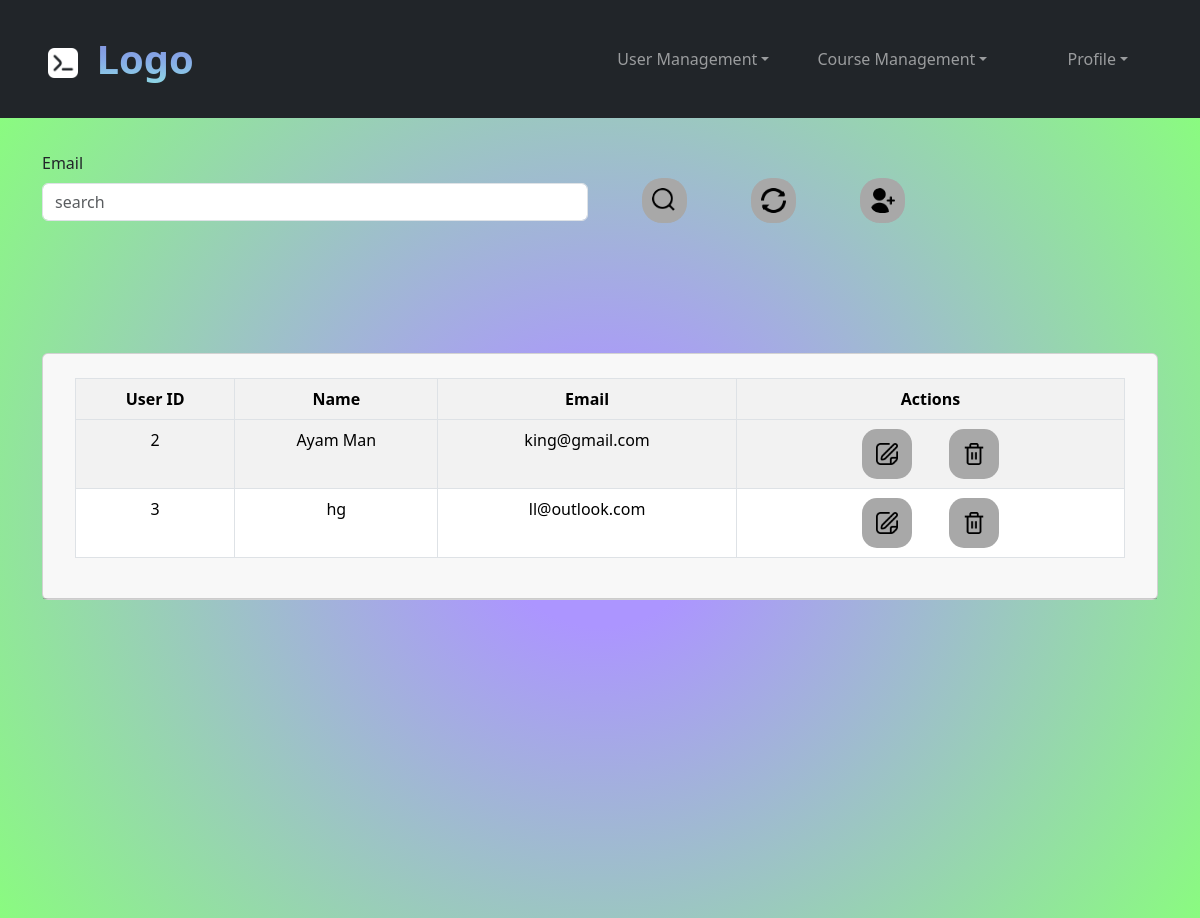
The page /admin/lecturerManagement.php on the database its author committed.
### tables this page shows
CREATE TABLE `lecturer` (
  `id` int(11) NOT NULL,
  `email` varchar(255) DEFAULT NULL,
  `password` varchar(255) DEFAULT NULL,
  `name` varchar(255) DEFAULT NULL,
  `dateOfReg` date DEFAULT NULL
);

### require/requireLecturer.php (called while the page is built, shortened)
<?php
function loadAllLecturers() {
    $con = connectdb();
        $query= "select * from lecturer";
        $statement=$con-> prepare($query);
        $statement->execute();
        $result= $statement->get_result();
        return $result;
}
?>

### admin/lecturerManagement.php (the view, shortened to what this page needs)
<?php
    require_once '../require/requireLecturer.php';
    $filter= 0;
    $result = '';
    if ($filter === 0 )
    {
        $result = loadAllLecturers();
    }
?>
<!DOCTYPE html>
<html lang="en">
<head>
</head>
<body>
    <div class="navbar navbar-expand-md navbar-fixed-top navbar-dark bg-dark ms-auto">
        <div class="container-fluid p-3">
            <a class="navbar-brand brand-name px-4 fw-bolder" href="adminMainPage.php" style="font-size: 40px;">
                <img src="../icons/square-terminal.png" alt="Logo" width="30" height="30" class="mx-2" style="filter: invert(100%);">
                Logo</a>
            <div class="collapse navbar-collapse justify-content-end" id="navbarSupportedContent">
                <ul class="navbar-nav justify-content-center mr-4 text-end mt-4 mt-md-0 ">
                    <li class="nav-item dropdown px-3">
                        <a class="nav-link dropdown-toggle" href="" role="button" data-bs-toggle="dropdown">User Management</a>
                            </li>
                            <li class="nav-item dropdown px-3">
                                <a class="nav-link dropdown-toggle" href="" role="button" data-bs-toggle="dropdown">Course Management</a>
                            </li>
                            <li class="nav-item dropdown px-5">
                                <a class="nav-link dropdown-toggle" href="" role="button" data-bs-toggle="dropdown">Profile</a>
            </div>
        </div>
    </div>
<div  class="gradient-custom vh-100">
    <section>
        <div class=" container">
<div class="row d-flex justify-content-center align-items-center">
    <div class="search-bar col-md-6 pb-1">
        <form action="" method="post" id="emailForm">
            <div>
                <label class="form-label" for="email-search">Email</label>
                <input type="text"
                       class="form-control form-input"
                       placeholder="search"
                       id="email-search"
                       name="email-search">
            </div>
        </form>
    </div>
    <div class="search-control col-md-6 pb-1">
        <button type="submit" form="emailForm" name="search-bar" value="search">
            <img src="../icons/search.png" alt="" title="Search by email">
        </button>
        <button type="submit" form="emailForm" name="search-bar" value="reset">
            <img src="../icons/refresh.png" alt="Reset Form" title="Reset table">
        </button>
            <a href="adminAddLecturer.php">
                <img src="../icons/user-add.png" alt="" title="Add lecturer">
            </a>
    </div>
</div>
        </div>
        <div class="container">
            <div class="row mt-5">
                <div class="col">
                    <div class="card mt-5">
                        <div class="card-header">
                            <div class="card-body">
                                <table class="table table-bordered text-center table-striped">
                                    <tr class="bg-dark">
                                        <th>User ID</th>
                                        <th>Name</th>
                                        <th>Email</th>
                                        <th>Actions</th>
                                    </tr>
                                    <tr>
                                        <?php
                                            while($row=mysqli_fetch_assoc( $result ))
                                            {
                                        ?>
                                        <tr>
                                            <td><?php echo $row['id'];?></td>
                                            <td><?php echo $row['name'];?></td>
                                            <td><?php echo $row['email'];?></td>
                                            <td class="table-icons">
                                                <form action="lecturerEntry.php" method="post" style="display: inline;">
                                                    <button type="submit" name="action" value="edit">
                                                        <img src="../icons/edit.png" alt="">
                                                    </button>
                                                </form>
                                                <form action="lecturerEntry.php" method="post" style="display: inline;">
                                                    <button type="submit" name="action" value="delete">
                                                        <img src="../icons/delete.png" alt="">
                                                    </button>
                                                </form>
                                            </td>
                                        </tr>
                                        <?php
                                            }
                                        ?>
                                    </tr>
                                </table>
                            </div>
                        </div>
                    </div>
                </div>
            </div>
        </div>
    </section>
</div>
    <link href="https://cdn.jsdelivr.net/npm/bootstrap@5.3.3/dist/css/bootstrap.min.css" rel="stylesheet">
    <link rel="stylesheet" href="../styles/custom.css">
</body>
</html>

### styles/custom.css (style rules this page uses)
.gradient-custom { background: rgb(255,160,201); background: radial-gradient(circle, rgba(172,149,255,1) 15%, rgba(138,251,128,1) 100%); }
.brand-name { transition: opacity 0.5s ease-in-out; background: linear-gradient(#7F7FD5, #86A8E7, #91EAE4); -webkit-background-clip: text; -webkit-text-fill-color: transparent; }
.search-bar { margin: 30px 0; }
.search-control img { transition: 0.5s; height: 45px; width: 45px; padding: 10px; background-color: rgb(168, 168, 168); margin: 30px; border-radius: 20px; }
.table-icons img { transition: 0.5s; height: 50px; width: 50px; padding: 14px; background-color: rgb(168, 168, 168); margin: 0 10px; border-radius: 15px; }
.table-icons button { border: none; background-color: transparent; }
.search-control a { margin: 30px 30px 30px 0px; display: inline-block; height: 30px; width: 30px; }
.search-control button { size: 45px 45px; border: none; background-color: transparent; padding: 0px; margin: 0px; }

### rows shown on the page
lecturer: id "2", name "Ayam Man", email "king@gmail.com"
lecturer: id "3", name "hg", email "ll@outlook.com"
